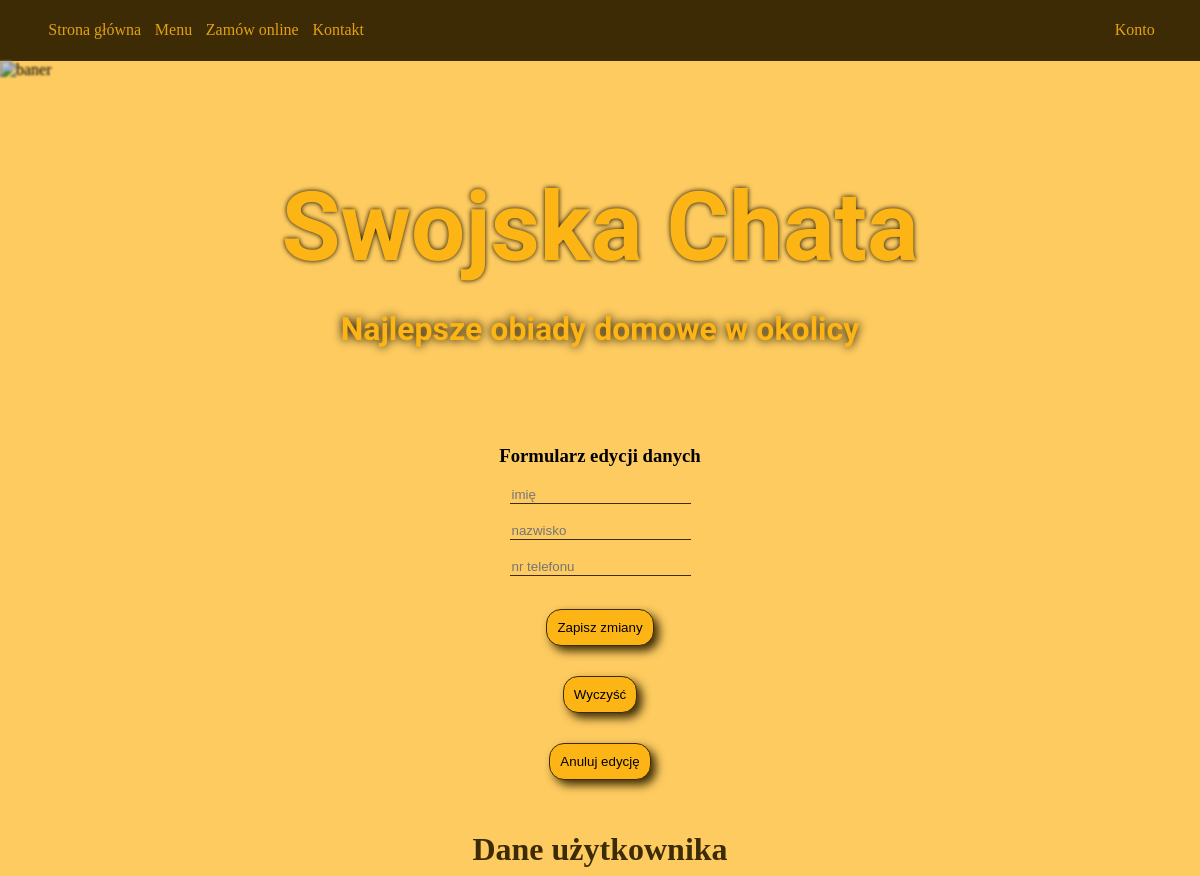
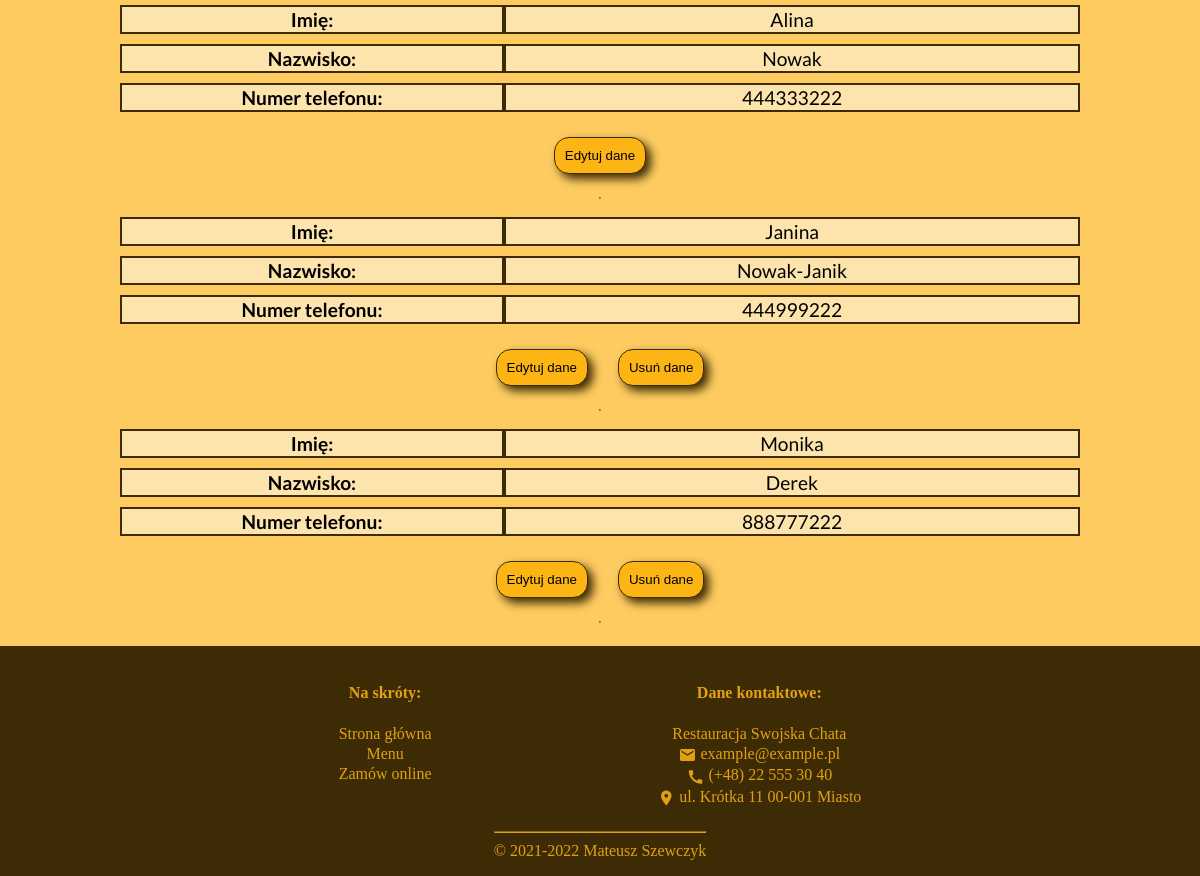
/panel.php?form=Konto&card=data&edit=1 (signed in), run on the app's committed database (2 pictures, top to bottom).
### tables this page shows
CREATE TABLE `dane_klienta` (
  `ID` int(11) NOT NULL,
  `user_ID` int(11) NOT NULL,
  `imie` varchar(20) NOT NULL,
  `nazwisko` varchar(40) NOT NULL,
  `nr_tel` varchar(12) NOT NULL
);

### classes/Database.php (called while the page is built, shortened)
<?php
  class Database
  {
    private $mysqli;
    function __construct($server, $user, $passwd, $base)
    {
      $this->mysqli = new mysqli($server, $user, $passwd, $base);
    }
    public function select($sql, $fields) {
        $content = array();
        if ($result = $this->mysqli->query($sql)) {
            $count_fields = count($fields);
            $j = 0;
            $content = array();
            while ($row = $result->fetch_object()) {
                $content[] = array();
                for ($i = 0; $i < $count_fields; $i++) {
                    $p = $fields[$i];
                    $q = $row->$p;
                    $content[$j] += [$p => $q];
                }
                $j++;
            }
        }
        return $content;
    }
  }
?>

### classes/Manager.php (the view, shortened to what this page needs)
<?php
  class Manager extends UserLogged
  {
    public $userID = 0;
    public function authorization(){
      $user = unserialize($_SESSION['userID']);
      $this->userID = $user->userID;
    }
      ?>
      <?php
    public function data($db, $uid){
      $sql = "SELECT `ID`, `imie`, `nazwisko`, `nr_tel` FROM `dane_klienta` WHERE `user_ID` = $uid";
      $fields = ['ID','imie','nazwisko','nr_tel'];
      $result = array();
      $is_error = false;
      try{
        if($db->select($sql, $fields) != 0){
            $result = $db->select($sql, $fields);
        }
        else{
            throw new Exception();
        }
      }
      catch (Exception | mysqli_sql_exception $exception){
          $db->rollback();
          $is_error = true;
          echo "Błąd dostępu do bazy danych";
      }
      $labels = [
        'imie' => 'Imię',
        'nazwisko' => 'Nazwisko',
        'nr_tel' => 'Numer telefonu'
      ];
      if(!$is_error){
        foreach ($result as $key => $val){
            echo "<table id='{$val['ID']}' class='menu_cat'>";
            if($key === 0){
              echo '<caption>Dane użytkownika</caption>';
            }
            echo "<tbody>";
            foreach ($val as $k => $value) {
              if($k !== 'ID'){
                $value = htmlspecialchars($value);
                echo '<tr>';
                echo '<td class="labels"><b>'.$labels[$k].':</b> </td>';
                echo '<td>'.$value.'</td>';
                echo '</tr>';
              }
            }
            echo '</tbody>';
            echo "</table>";
            echo '<span><button type="button" name="edit" id="edit" onclick="location.href=\'panel.php?form=Konto&card=data&edit='.$val['ID'].'\'">Edytuj dane</button>';
            if($key !== 0){
              echo '<button type="button" name="delete" id="delete" onclick="location.href=\'panel.php?form=Konto&card=data&delete='.$val['ID'].'\'">Usuń dane</button>';
            }
            echo '</span>';
            echo "<hr />";
        }
      }
    }
    public function edit_form($id){
      echo '<form action="panel.php?form=Konto&card='.$_GET['card'].'&edited=ok&edit='.$id.'" method="post">
        <fieldset class="visibility">
        <h3>Formularz edycji danych</h3>';
      if($_GET['card'] == 'addresses'){
        ?>
        <input type="text" name="street" placeholder="ulica" minlength="2" title="Podaj co najmniej dwa znaki." required><br />
        <input type="text" name="number" placeholder="nr budynku" pattern="^[A-Za-z0-9\/\. ]{0,6}$" required><br />
        <?php
      }
      else if($_GET['card'] == 'data'){
        ?>
        <input type="text" name="name" placeholder="imię" pattern="^([A-Za-z][ ]?)+$" title="Podaj co najmniej dwie litery. Nie uzywaj cyfr." required><br />
        <input type="text" name="surname" placeholder="nazwisko" pattern="^([A-Za-z][ -]?)+$" title="Podaj co najmniej dwie litery. Nie uzywaj cyfr." required><br />
        <input type="text" name="phone" placeholder="nr telefonu" pattern="^\d{9}$" title="Podaj dziewięć cyfr bez spacji i innych znaków." required><br />
        <?php
      }
      ?>
      <input type="submit" name="submit" value="Zapisz zmiany">
      <input type="reset" name="reset" value="Wyczyść">
      <input type="submit" name="revoke" value="Anuluj edycję" formnovalidate>
      <?php
      echo "</fieldset></form>";
    }
    public function show($db){
      $uid = $this->userID;
      if($uid > 0){
        if(isset($_GET['card'])){
          $card = $_GET['card'];
          if(isset($_REQUEST['cancel'])){
            $this->cancel($db, $_GET['cancel']);
          }
          else if(isset($_GET['edit'])){
            if(!isset($_GET['edited'])){
              $this->edit_form($_GET['edit']);
            }
          }
          else if(isset($_GET['delete'])){
            $this->delete($db, $_GET['delete']);
          }
          switch ($card) {
            case 'data':
              $this->data($db, $uid);
              break;
          }
        }
        else{
          $this->main($db, $uid);
        }
      }
    }
  }
?>

### css/style.css (style rules this page uses)
body { background-color: #FDCB60; margin: 0; box-sizing: border-box; min-height: 100vh; }
body, header { display: flex; flex-direction: column; }
h1, h2, h3, h4, #welcome { text-align: center; }
hr { border-color: #E3A112; }

### css/form.css (style rules this page uses)
form, fieldset.visibility, #menu_positions { width: 100%; display: flex; flex-flow: column nowrap; justify-content: center; align-items: center; align-content: center; }
fieldset { margin: 0; }
fieldset.visibility, .visibility>fieldset { border: 0; width: 90%; }
fieldset>input, fieldset>textarea { background-color: #FDE3AC; border: 0; border-bottom: 1px solid #3D2B05; }
fieldset>input { background-color: #FDCB60; }
button, input[type="submit"], input[type="reset"] { margin: 15px; padding: 10px; background-color: #FDB515; border: 1px solid #3D2B05 !important; border-radius: 15px; box-shadow: 5px 5px 10px #3D2B05; }

### css/menu.css (style rules this page uses)
table { border-spacing: 0 10px; width: 80%; height: auto; }
td { border: 2px solid #3D2B05;; text-align: center; background-color: #FDE3AC; font-family: 'Lato', sans-serif; font-size: 120%; }
.labels { width: 40%; }
caption { font-size: 2em; margin-top: 0.83em; margin-bottom: 0.10em; margin-left: 0; margin-right: 0; font-weight: bold; color: #3D2B05; }

### data on the page
dane_klienta: shows "Dane użytkownika", k "Imię", imie "Alina", k "Nazwisko", nazwisko "Nowak", k "Numer telefonu", nr_tel "444333222"
dane_klienta: k "Imię", imie "Janina", k "Nazwisko", nazwisko "Nowak-Janik", k "Numer telefonu", nr_tel "444999222"
dane_klienta: k "Imię", imie "Monika", k "Nazwisko", nazwisko "Derek", k "Numer telefonu", nr_tel "888777222"
